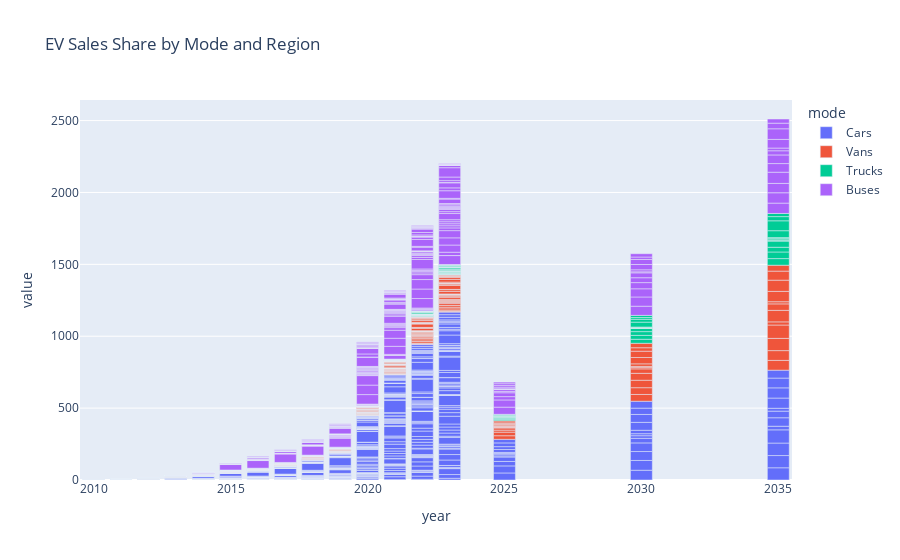

Notebook source saved alongside this figure:
### Code cell
plt.figure(figsize=(12,8))
fig = px.bar(df_sales_share, x="year", y="value", color="mode" , title="EV Sales Share by Mode and Region")
fig.show()

### Figure 1 — Plotly figure (JSON) as saved in the notebook; plotly's stock layout.template omitted (floating-point values rounded to 4 significant figures; data arrays with more than 128 entries replaced by an {"elided": "..."} marker saying what was removed)
{"data": [{"alignmentgroup": "True", "hovertemplate": "mode=Cars<br>year=%{x}<br>value=%{y}<extra></extra>", "legendgroup": "Cars", "marker": {"color": "#636efa", "pattern": {"shape": ""}}, "name": "Cars", "offsetgroup": "Cars", "orientation": "v", "showlegend": true, "textposition": "auto", "type": "bar", "x": {"elided": "687 int values"}, "xaxis": "x", "y": {"elided": "687 float values"}, "yaxis": "y"}, {"alignmentgroup": "True", "hovertemplate": "mode=Vans<br>year=%{x}<br>value=%{y}<extra></extra>", "legendgroup": "Vans", "marker": {"color": "#EF553B", "pattern": {"shape": ""}}, "name": "Vans", "offsetgroup": "Vans", "orientation": "v", "showlegend": true, "textposition": "auto", "type": "bar", "x": {"elided": "366 int values"}, "xaxis": "x", "y": {"elided": "366 float values"}, "yaxis": "y"}, {"alignmentgroup": "True", "hovertemplate": "mode=Trucks<br>year=%{x}<br>value=%{y}<extra></extra>", "legendgroup": "Trucks", "marker": {"color": "#00cc96", "pattern": {"shape": ""}}, "name": "Trucks", "offsetgroup": "Trucks", "orientation": "v", "showlegend": true, "textposition": "auto", "type": "bar", "x": {"elided": "231 int values"}, "xaxis": "x", "y": {"elided": "231 float values"}, "yaxis": "y"}, {"alignmentgroup": "True", "hovertemplate": "mode=Buses<br>year=%{x}<br>value=%{y}<extra></extra>", "legendgroup": "Buses", "marker": {"color": "#ab63fa", "pattern": {"shape": ""}}, "name": "Buses", "offsetgroup": "Buses", "orientation": "v", "showlegend": true, "textposition": "auto", "type": "bar", "x": {"elided": "358 int values"}, "xaxis": "x", "y": {"elided": "358 float values"}, "yaxis": "y"}], "layout": {"barmode": "relative", "legend": {"title": {"text": "mode"}, "tracegroupgap": 0}, "title": {"text": "EV Sales Share by Mode and Region"}, "xaxis": {"anchor": "y", "domain": [0, 1], "title": {"text": "year"}}, "yaxis": {"anchor": "x", "domain": [0, 1], "title": {"text": "value"}}}}
